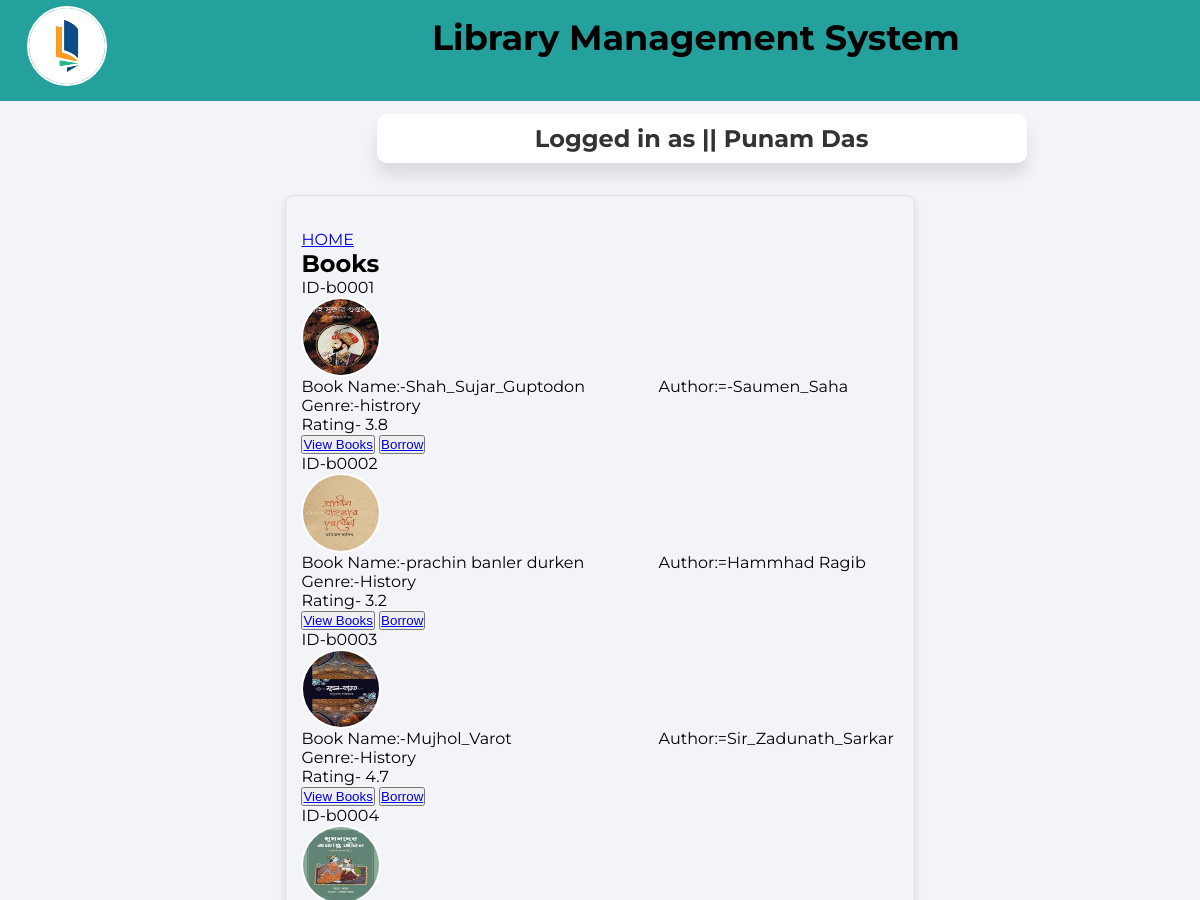
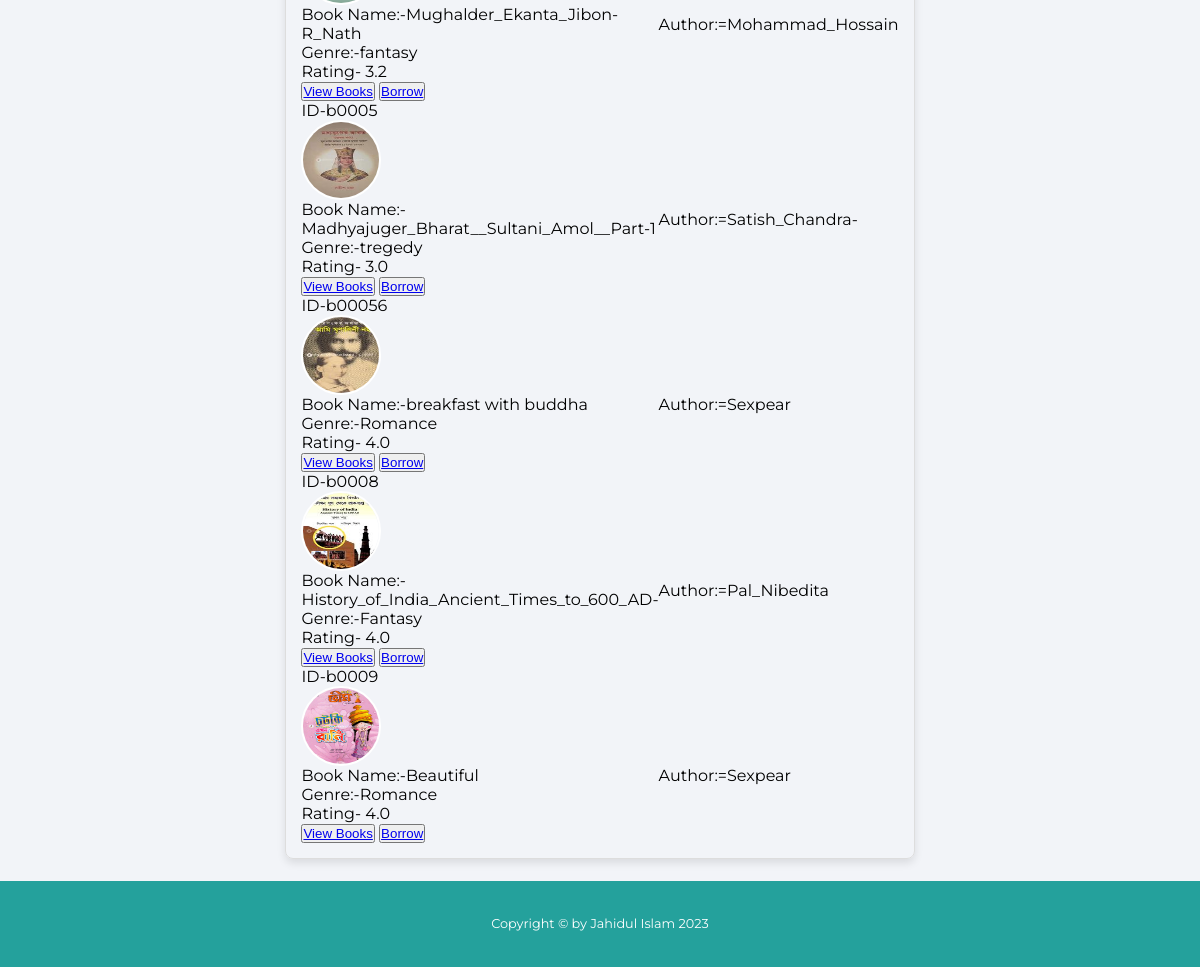
The app's page /views/books.php (signed in) with its own data (2 pictures, top to bottom).
### tables this page shows
CREATE TABLE `bookdata` (
  `Book_ID` varchar(122) NOT NULL,
  `Book_Name` varchar(255) NOT NULL,
  `Author` varchar(129) NOT NULL,
  `Genre` varchar(122) NOT NULL,
  `Quantity` int(255) NOT NULL,
  `image` text NOT NULL
);

### controller/userData.php (called while the page is built)
<?php
$user = $_SESSION['user'];
?>

### models/bookModel.php (called while the page is built, shortened)
<?php
function getuserviewbook()
{
    $con = getConnection();
    $sql = "select * from bookData";
    $result = mysqli_query($con, $sql);
    $users = [];
    while ($row = mysqli_fetch_assoc($result)) {
        array_push($users, $row);
    }
    return $users;
}

### views/books.php (the view, shortened to what this page needs)
<?php
include_once("../controller/userData.php");
?>
<html>
<head>
     <link rel="stylesheet" href="https://cdnjs.cloudflare.com/ajax/libs/font-awesome/5.15.1/css/all.min.css"
 />
    <link rel="stylesheet" href="style16.css">
</head>
<body>
    <div class="container">
            <header>
                <div class="row">
                    <div class="col-lg-4 col-md-12">
                    <div class="logo-div">
                            <a href="#">
                                <img src="book.png">
                            </a>
                    </div>
                    </div>
                    <div class="col-lg-8 col-md-12">
                        <p class="heading-style">Library Management System</p>
                    </div>
                </div>
            </header>
    <center>
        <main>
        <table height=635 width=1080>
            <tr height=70>
                <td colspan="2">
                    <table width = "800">
                    <tr>
                        <td align="center">
                            <div class="card">
                        <h2>Logged in as || <?php echo $user['name'] ?></h2>
                            </div>
                        </td>
                    </tr>
                    </table>
                </td>
            </tr>
            <tr>
                <td>
				     <fieldset>
                    <table height="30" width="500">
<?php
  require_once('../models/bookModel.php');
  $viewbook = getuserviewbook();
?>
<!DOCTYPE html>
<html>
<head>
</head>
<body>
<br />
	<a href="profileuser.php">HOME</a>
        <h2>Books</h2>
<table cellspacing="0" align="center" cellpadding="5">
               <?php for($i=0; $i<count($viewbook); $i++){
        ?>
                <tr>
                    <td>ID-<?=$id=$viewbook[$i]['Book_ID']?></td>
               </tr>
               <tr>
               <td><img src="upload/<?=$viewbook[$i]['image']?>"></td>
               </tr>
               <tr>
                    <td>Book Name:-<?=$viewbook[$i]['Book_Name']?></td>
                    <td>Author:=<?=$viewbook[$i]['Author']?></td>
               </tr>
              <tr>
                     <td>Genre:-<?=$viewbook[$i]['Genre']?></td>
               </tr>
               <tr> <td>Rating- <?php
$con =getConnection();
$sql = "SELECT ROUND(AVG(Rating),1) AS average_rating FROM  rating
 WHERE Book_ID='".$id."'";
$result = $con->query($sql);
if ($result->num_rows > 0) {
    $row = $result->fetch_assoc();
    $average = $row['average_rating'];
   echo  $average;
?></td></tr>
              <tr>
                   <td>
                   <button><a href="review&rating.php?Bookid=<?=$viewbook[$i]['Book_ID']?>">View Books </a> </button>
                       <button><a href="Borrow.php?id=<?=$viewbook[$i]['Book_ID']?>"> Borrow</a> </button>
                    </td>
               </tr>
        <?php
        }
    }
        ?>
</table>
</body>
</html>
                     </fieldset>
                </td>
            </tr>
        </table>
        </main>
          <footer>
                     <div class="row">
                        <div class="col-lg-12">
                            <p>Copyright © by Jahidul Islam 2023</p>
                        </div>
                    </div>
                </footer>
    </center>
    </body>
</html>

### views/style16.css (style rules this page uses)
html { scroll-behavior: smooth; }
* { margin: 0; padding: 0; box-sizing: border-box; }
body { font-family: 'Montserrat', sans-serif; }
.container { max-width: 1200px; margin: auto; margin-top: 1px; background: #f2f4f8; }
.row { width: 100%; }
.row::after { content: ''; clear: both; display: block; }
[class*="col-"] { float: left; padding: 15px; }
[class*="col-"] { width: 100%; }
header { background: #24a19c; padding: 0% 1%; text-align: center; margin-top: -10px; }
img { height: 80px; width: 80px; border-radius: 50%; border: 2px solid white; }
.card { width: 650px; margin: 0px auto; margin-left: -200px; margin-right: 50px; padding: 10px; background-color: #fff; border-radius: 10px; box-shadow: 0 12px 16px rgba(15, 13, 13, 0.1); }
.card h2 { margin: 0; color: #333; }
footer { background: #24a19c; padding: 1%; color: white; margin-bottom: 1px; }
footer p { font-size: 0.8rem; line-height: 32px; text-align: center; }
fieldset { width: 500px; margin: 20px auto; padding: 15px; border: 1px solid #ddd; border-radius: 8px; box-shadow: 0 4px 8px rgba(0, 0, 0, 0.1); }
table { width: 100%; }
@media (min-width: 768px) { .col-md-12 { width: 100%; } }
@media only screen and (min-width: 992px) { .col-lg-4 { width: 33.33%; } }
@media only screen and (min-width: 992px) { .col-lg-8 { width: 66.66%; margin-top: 10px; margin-left: -100px; font-size: 35px; font-weight: bold; } }
@media only screen and (min-width: 992px) { .col-lg-12 { width: 100%; } }
@media only screen and (min-width: 992px) { .logo-div { text-align: left; } }
@media only screen and (min-width: 992px) { .heading-style { margin: auto; } }

### records on screen
bookdata: Book_ID "b0001", image (picture), Book_Name "Shah_Sujar_Guptodon", Author "-Saumen_Saha", Genre "histrory", average "3.8"
bookdata: Book_ID "b0002", image (picture), Book_Name "prachin banler durken", Author "Hammhad Ragib", Genre "History", average "3.2"
bookdata: Book_ID "b0003", image (picture), Book_Name "Mujhol_Varot", Author "Sir_Zadunath_Sarkar", Genre "History", average "4.7"
bookdata: Book_ID "b0004", image (picture), Book_Name "Mughalder_Ekanta_Jibon-R_Nath", Author "Mohammad_Hossain", Genre "fantasy", average "3.2"
bookdata: Book_ID "b0005", image (picture), Book_Name "Madhyajuger_Bharat__Sultani_Amol__Part-1", Author "Satish_Chandra-", Genre "tregedy", average "3.0"
bookdata: Book_ID "b00056", image (picture), Book_Name "breakfast with buddha", Author "Sexpear", Genre "Romance", average "4.0"
bookdata: Book_ID "b0008", image (picture), Book_Name "History_of_India_Ancient_Times_to_600_AD-", Author "Pal_Nibedita", Genre "Fantasy", average "4.0"
bookdata: Book_ID "b0009", image (picture), Book_Name "Beautiful", Author "Sexpear", Genre "Romance", average "4.0"

### other values on screen
$user['name'] "Punam Das"
